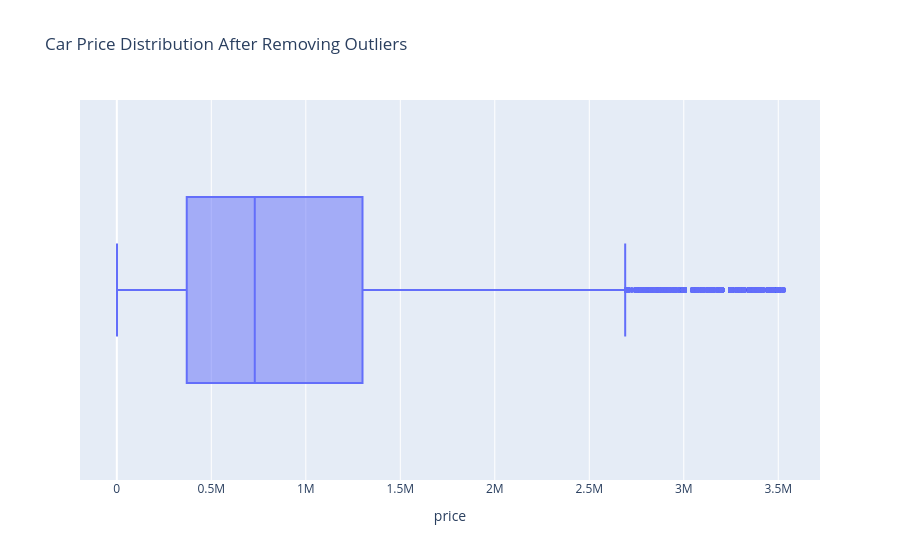

Source (notebook cell):
### Code cell
fig = px.box(
    df,
    x='price',
    title='Car Price Distribution After Removing Outliers'
)

fig.show()

### Figure 1 — Plotly figure (JSON) as saved in the notebook; plotly's stock layout.template omitted (floating-point values rounded to 4 significant figures; data arrays with more than 128 entries replaced by an {"elided": "..."} marker saying what was removed)
{"data": [{"alignmentgroup": "True", "hovertemplate": "price=%{x}<extra></extra>", "legendgroup": "", "marker": {"color": "#636efa"}, "name": "", "notched": false, "offsetgroup": "", "orientation": "h", "showlegend": false, "type": "box", "x": {"elided": "21637 float values"}, "x0": " ", "xaxis": "x", "y0": " ", "yaxis": "y"}], "layout": {"boxmode": "group", "legend": {"tracegroupgap": 0}, "title": {"text": "Car Price Distribution After Removing Outliers"}, "xaxis": {"anchor": "y", "domain": [0, 1], "title": {"text": "price"}}, "yaxis": {"anchor": "x", "domain": [0, 1]}}}
